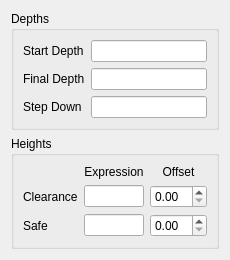
      <widget class="QWidget" name="page_4">
       <property name="geometry">
        <rect>
         <x>0</x>
         <y>0</y>
         <width>203</width>
         <height>229</height>
        </rect>
       </property>
       <attribute name="label">
        <string>Default Values</string>
       </attribute>
       <layout class="QVBoxLayout" name="verticalLayout_10">
        <item>
         <widget class="QGroupBox" name="groupBox">
          <property name="title">
           <string>Depths</string>
          </property>
          <layout class="QFormLayout" name="formLayout">
           <item row="0" column="0">
            <widget class="QLabel" name="label_3">
             <property name="text">
              <string>Start Depth</string>
             </property>
            </widget>
           </item>
           <item row="0" column="1">
            <widget class="QLineEdit" name="setupStartDepthExpr">
             <property name="toolTip">
              <string>&lt;html&gt;&lt;head/&gt;&lt;body&gt;&lt;p&gt;Expression set as the StartDepth of a newly created operation.&lt;/p&gt;&lt;p&gt;&lt;br/&gt;&lt;/p&gt;&lt;p&gt;Default: OpStartDepth&lt;/p&gt;&lt;/body&gt;&lt;/html&gt;</string>
             </property>
            </widget>
           </item>
           <item row="1" column="0">
            <widget class="QLabel" name="label_4">
             <property name="text">
              <string>Final Depth</string>
             </property>
            </widget>
           </item>
           <item row="1" column="1">
            <widget class="QLineEdit" name="setupFinalDepthExpr">
             <property name="toolTip">
              <string>&lt;html&gt;&lt;head/&gt;&lt;body&gt;&lt;p&gt;Expression set as the FinalDepth for a newly created operation.&lt;/p&gt;&lt;p&gt;&lt;br/&gt;&lt;/p&gt;&lt;p&gt;Default: OpFinalDepth&lt;/p&gt;&lt;/body&gt;&lt;/html&gt;</string>
             </property>
            </widget>
           </item>
           <item row="2" column="0">
            <widget class="QLabel" name="label_6">
             <property name="text">
              <string>Step Down</string>
             </property>
            </widget>
           </item>
           <item row="2" column="1">
            <widget class="QLineEdit" name="setupStepDownExpr">
             <property name="toolTip">
              <string>&lt;html&gt;&lt;head/&gt;&lt;body&gt;&lt;p&gt;Expression set as the StepDown of a newly created operation.&lt;/p&gt;&lt;p&gt;&lt;br/&gt;&lt;/p&gt;&lt;p&gt;Default: OpToolDiameter&lt;/p&gt;&lt;/body&gt;&lt;/html&gt;</string>
             </property>
            </widget>
           </item>
          </layout>
         </widget>
        </item>
        <item>
         <widget class="QGroupBox" name="groupBox_2">
          <property name="title">
           <string>Heights</string>
          </property>
          <layout class="QGridLayout" name="gridLayout_4">
           <item row="3" column="0">
            <widget class="QLabel" name="label_7">
             <property name="text">
              <string>Safe</string>
             </property>
            </widget>
           </item>
           <item row="1" column="0">
            <widget class="QLabel" name="label_13">
             <property name="text">
              <string>Clearance</string>
             </property>
            </widget>
           </item>
           <item row="3" column="1" colspan="2">
            <widget class="QLineEdit" name="setupSafeHeightExpr">
             <property name="toolTip">
              <string>&lt;html&gt;&lt;head/&gt;&lt;body&gt;&lt;p&gt;Expression set as SafeHeight for new operations.&lt;/p&gt;&lt;p&gt;&lt;br/&gt;&lt;/p&gt;&lt;p&gt;Default: &amp;quot;OpStockZMax+SetupSheet.SafeHeightOffset&amp;quot;&lt;/p&gt;&lt;/body&gt;&lt;/html&gt;</string>
             </property>
            </widget>
           </item>
           <item row="1" column="1" colspan="2">
            <widget class="QLineEdit" name="setupClearanceHeightExpr">
             <property name="toolTip">
              <string>&lt;html&gt;&lt;head/&gt;&lt;body&gt;&lt;p&gt;Expression set as ClearanceHeight for new operations.&lt;/p&gt;&lt;p&gt;&lt;br/&gt;&lt;/p&gt;&lt;p&gt;Default: &amp;quot;OpStockZMax+SetupSheet.ClearanceHeightOffset&amp;quot;&lt;/p&gt;&lt;/body&gt;&lt;/html&gt;</string>
             </property>
            </widget>
           </item>
           <item row="1" column="3">
            <widget class="Gui::QuantitySpinBox" name="setupClearanceHeightOffs">
             <property name="toolTip">
              <string>&lt;html&gt;&lt;head/&gt;&lt;body&gt;&lt;p&gt;ClearanceHeightOffset - can be used by expressions to set the default ClearanceHeight for new operations.&lt;/p&gt;&lt;p&gt;&lt;br/&gt;&lt;/p&gt;&lt;p&gt;Default: &amp;quot;3 mm&amp;quot;&lt;/p&gt;&lt;/body&gt;&lt;/html&gt;</string>
             </property>
            </widget>
           </item>
           <item row="0" column="3">
            <widget class="QLabel" name="label_14">
             <property name="text">
              <string>Offset</string>
             </property>
             <property name="alignment">
              <set>Qt::AlignCenter</set>
             </property>
            </widget>
           </item>
           <item row="0" column="1" colspan="2">
            <widget class="QLabel" name="label_15">
             <property name="text">
              <string>Expression</string>
             </property>
             <property name="alignment">
              <set>Qt::AlignCenter</set>
             </property>
            </widget>
           </item>
           <item row="3" column="3">
            <widget class="Gui::QuantitySpinBox" name="setupSafeHeightOffs">
             <property name="toolTip">
              <string>&lt;html&gt;&lt;head/&gt;&lt;body&gt;&lt;p&gt;SafeHeightOffset can be for expressions to set the SafeHeight for new operations.&lt;/p&gt;&lt;p&gt;&lt;br/&gt;&lt;/p&gt;&lt;p&gt;Default: &amp;quot;5 mm&amp;quot;&lt;/p&gt;&lt;/body&gt;&lt;/html&gt;</string>
             </property>
            </widget>
           </item>
          </layout>
         </widget>
        </item>
        <item>
         <spacer name="verticalSpacer_5">
          <property name="orientation">
           <enum>Qt::Vertical</enum>
          </property>
          <property name="sizeHint" stdset="0">
           <size>
            <width>20</width>
            <height>40</height>
           </size>
          </property>
         </spacer>
        </item>
       </layout>
      </widget>
